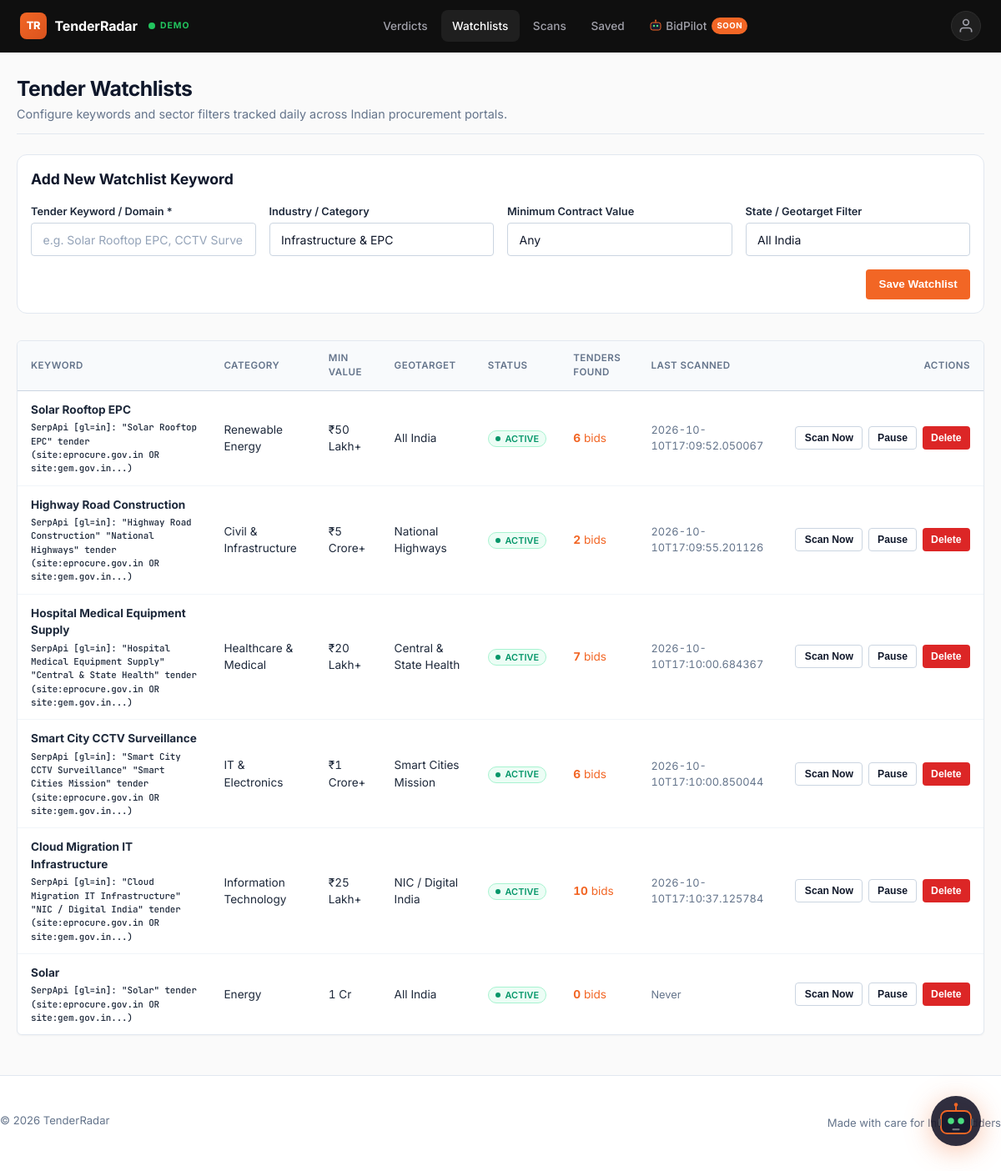
/watchlists, run on the app's committed database.
### tables this page shows
CREATE TABLE watchlists (
                id INTEGER PRIMARY KEY AUTOINCREMENT,
                keyword TEXT NOT NULL,
                category TEXT NOT NULL DEFAULT 'General',
                min_value TEXT NOT NULL DEFAULT 'Any',
                state_filter TEXT NOT NULL DEFAULT 'All India',
                is_active INTEGER NOT NULL DEFAULT 1,
                created_at TEXT NOT NULL,
                updated_at TEXT NOT NULL,
                last_scanned_at TEXT
            );

### app/main.py (the view)
@app.get("/watchlists", response_class=HTMLResponse)
async def watchlists_view(
    request: Request,
    message: Optional[str] = Query(None),
    error: Optional[str] = Query(None)
):
    settings = get_settings()
    watchlists = get_watchlists(settings.DATABASE_PATH)
    return templates.TemplateResponse(
        request=request,
        name="watchlists.html",
        context={
            "active_page": "watchlists",
            "watchlists": watchlists,
            "message": message,
            "error": error
        }
    )

### app/templates/watchlists.html (shortened to what this page needs)
{% extends "base.html" %}
{% block content %}
<div class="page-header">
  <div>
    <h1 class="page-title">Tender Watchlists</h1>
    <p class="page-subtitle">Configure keywords and sector filters tracked daily across Indian procurement portals.</p>
  </div>
</div>
<div class="toolbar-card" style="margin-bottom: 2rem;">
  <h3 style="margin-bottom: 1rem; font-size: 1.1rem; color: var(--text-main); font-weight: 700;">Add New Watchlist Keyword</h3>
  <form action="/watchlists" method="POST" style="display: flex; flex-direction: column; gap: 1rem;">
    <div style="display: grid; grid-template-columns: repeat(auto-fit, minmax(220px, 1fr)); gap: 1rem;">
      <div>
        <label style="display: block; font-size: 0.8rem; font-weight: 600; color: var(--text-sub); margin-bottom: 0.25rem;">
          Tender Keyword / Domain *
        </label>
        <input
          type="text"
          name="keyword"
          class="form-input"
          placeholder="e.g. Solar Rooftop EPC, CCTV Surveillance, Medical ICU"
          required
          maxlength="100"
          style="width: 100%;"
        >
      </div>
      <div>
        <label style="display: block; font-size: 0.8rem; font-weight: 600; color: var(--text-sub); margin-bottom: 0.25rem;">
          Industry / Category
        </label>
        <input
          type="text"
          name="category"
          class="form-input"
          placeholder="e.g. Renewable Energy, Civil Works, IT"
          value="Infrastructure & EPC"
          style="width: 100%;"
        >
      </div>
      <div>
        <label style="display: block; font-size: 0.8rem; font-weight: 600; color: var(--text-sub); margin-bottom: 0.25rem;">
          Minimum Contract Value
        </label>
        <input
          type="text"
          name="min_value"
          class="form-input"
          placeholder="e.g. ₹50 Lakh+, ₹2 Crore+, Any"
          value="Any"
          style="width: 100%;"
        >
      </div>
      <div>
        <label style="display: block; font-size: 0.8rem; font-weight: 600; color: var(--text-sub); margin-bottom: 0.25rem;">
          State / Geotarget Filter
        </label>
        <input
          type="text"
          name="state_filter"
          class="form-input"
          placeholder="e.g. All India, Maharashtra, Karnataka"
          value="All India"
          style="width: 100%;"
        >
      </div>
    </div>
    <div style="display: flex; justify-content: flex-end;">
      <button type="submit" class="btn btn-primary">
        Save Watchlist
      </button>
    </div>
  </form>
</div>
<div class="data-table-card">
  <table class="data-table">
    <thead>
      <tr>
        <th>Keyword</th>
        <th>Category</th>
        <th>Min Value</th>
        <th>Geotarget</th>
        <th>Status</th>
        <th>Tenders Found</th>
        <th>Last Scanned</th>
        <th style="text-align: right;">Actions</th>
      </tr>
    </thead>
    <tbody>
      {% for wl in watchlists %}
        <tr>
          <td>
            <strong>{{ wl.keyword }}</strong>
            <div class="code-dense text-muted" style="font-size: 0.68rem; margin-top: 0.2rem;">
              SerpApi [gl=in]: "{{ wl.keyword }}" {% if wl.state_filter and wl.state_filter != 'All India' %}"{{ wl.state_filter }}" {% endif %}tender (site:eprocure.gov.in OR site:gem.gov.in...)
            </div>
          </td>
          <td>{{ wl.category }}</td>
          <td><span class="tnum">{{ wl.min_value }}</span></td>
          <td>{{ wl.state_filter }}</td>
          <td>
            {% if wl.is_active %}
              <span class="badge badge-active"><span class="badge-dot"></span>Active</span>
            {% else %}
              <span class="badge badge-expired"><span class="badge-dot"></span>Paused</span>
            {% endif %}
          </td>
          <td>
            <a href="/?watchlist_id={{ wl.id }}">
              <strong class="tnum">{{ wl.tender_count }}</strong> bids
            </a>
          </td>
          <td class="tnum" style="font-size: 0.8rem; color: var(--text-muted);">
            {{ wl.last_scanned_at or 'Never' }}
          </td>
          <td style="text-align: right;">
            <div style="display: inline-flex; gap: 0.4rem;">
              <form action="/watchlists/{{ wl.id }}/scan" method="POST" style="display: inline;">
                <button type="submit" class="btn btn-secondary btn-sm scan-btn" title="Scan SerpApi immediately for this keyword">
                  Scan Now
                </button>
              </form>
              <form action="/watchlists/{{ wl.id }}/toggle" method="POST" style="display: inline;">
                <button type="submit" class="btn btn-secondary btn-sm" title="Toggle active status">
                  {% if wl.is_active %}Pause{% else %}Resume{% endif %}
                </button>
              </form>
              <form action="/watchlists/{{ wl.id }}/delete" method="POST" style="display: inline;" onsubmit="return confirm('Delete watchlist \'{{ wl.keyword }}\'?');">
                <button type="submit" class="btn btn-danger btn-sm" title="Delete watchlist">
                  Delete
                </button>
              </form>
            </div>
          </td>
        </tr>
      {% else %}
        <tr>
          <td colspan="8" style="text-align: center; padding: 2rem; color: var(--text-muted);">
            No watchlists configured yet. Add your first keyword above!
          </td>
        </tr>
      {% endfor %}
    </tbody>
  </table>
</div>
{% endblock %}

### data on the page
watchlists: keyword "Solar Rooftop EPC", category "Renewable Energy", min_value "₹50 Lakh+", state_filter "All India", is_active 1 (drawn), tender_count "6", last_scanned_at "2026-10-10T17:09:52.050067"
watchlists: keyword "Highway Road Construction", state_filter "National Highways", category "Civil & Infrastructure", min_value "₹5 Crore+", is_active 1 (drawn), tender_count "2", last_scanned_at "2026-10-10T17:09:55.201126"
watchlists: keyword "Hospital Medical Equipment Supply", state_filter "Central & State Health", category "Healthcare & Medical", min_value "₹20 Lakh+", is_active 1 (drawn), tender_count "7", last_scanned_at "2026-10-10T17:10:00.684367"
watchlists: keyword "Smart City CCTV Surveillance", state_filter "Smart Cities Mission", category "IT & Electronics", min_value "₹1 Crore+", is_active 1 (drawn), tender_count "6", last_scanned_at "2026-10-10T17:10:00.850044"
watchlists: keyword "Cloud Migration IT Infrastructure", state_filter "NIC / Digital India", category "Information Technology", min_value "₹25 Lakh+", is_active 1 (drawn), tender_count "10", last_scanned_at "2026-10-10T17:10:37.125784"
watchlists: keyword "Solar", category "Energy", min_value "1 Cr", state_filter "All India", is_active 1 (drawn), tender_count "0", last_scanned_at "Never"
